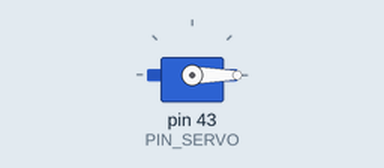
Recording of a sketch running on a simulated Arduino Mega 2560, built with avr-gcc and run on an emulated ATmega2560. On the bench: servo.

Above: at 0.1 s.
At 18.1 s:
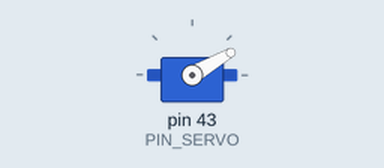
At 27.1 s:
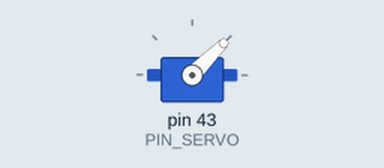
At 36.1 s:
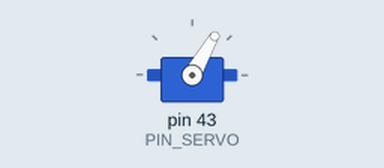
Timing chart, 0 to 40.0 s (numbered marks = the images above):
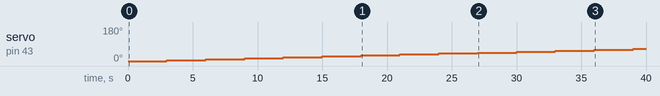

Measured:
- by itself, servo on pin 43 (PIN_SERVO): moves from 0° to 65° over 36.0 s

The sketch:

calibration_bras.ino
```cpp
#include <Arduino.h>
#include <Servo.h>

#define PIN_SERVO 43

Servo s;
void setup(){
	s.attach(PIN_SERVO);
}

void loop() {
	int i;
	for (i=0; i<=70; i+=5) {
		s.write(i);
		delay(3000);
	}
}
```
